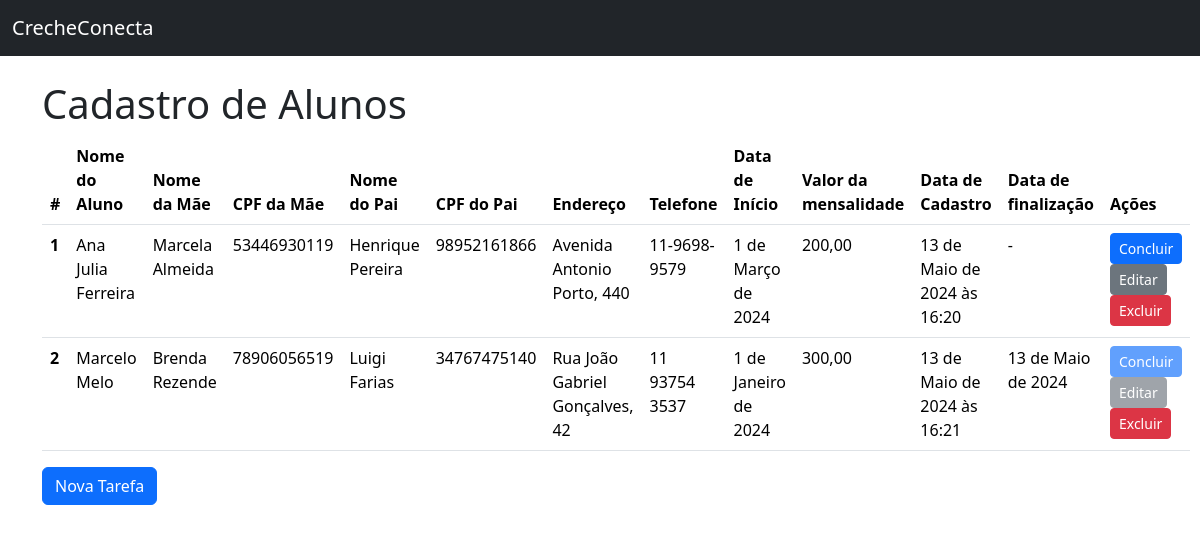
The page / on the database its author committed.
### todos/models.py (models this page shows, shortened)
class Todo(models.Model):
    nome_aluno = models.CharField(verbose_name="Nome do Aluno",max_length=100, null=False, blank=False) # valores no formato texto
    nome_mae = models.CharField(verbose_name="Nome da Mãe",max_length=100, null=False, blank=False) # valores no formato texto
    cpf_mae = models.CharField(verbose_name="CPF da Mãe",max_length=100, null=False, blank=False) # valores no formato texto
    nome_pai = models.CharField(verbose_name="Nome do Pai",max_length=100, null=False, blank=False) # valores no formato texto
    cpf_pai = models.CharField(verbose_name="CPF do Pai",max_length=100, null=False, blank=False) # valores no formato texto
    endereco = models.CharField(verbose_name="Endereço",max_length=100, null=False, blank=False) # valores no formato texto
    telefone = models.CharField(verbose_name="Telefone",max_length=100, null=False, blank=False) # valores no formato texto
    dt_inicio = models.DateField(null=False, blank=False)
    mensalidade = models.CharField(verbose_name="Mensalidade",max_length=100, null=False, blank=False) # valores no formato texto
    created_at = models.DateTimeField(auto_now_add=True, null=False, blank=False) #criar o campo que criado automaticamente na data e hora que foi feito o cadastro
    finished_at = models.DateField(null=True) #pode ficar em branco
    class Meta:
        ordering = ["nome_aluno"]

### todos/views.py (the view)
# urls.py: path("", TodoListView.as_view(), name="todo_list"),
class TodoListView(ListView):
    model = Todo

### todos/templates/todos/todo_list.html (shortened to what this page needs)
{% extends 'base.html' %}
{% block content %}
            <h1>Cadastro de Alunos</h1>
            {% if todo_list %}
                <table class="table">
                    <thead>
                        <tr>
                        <th scope="col">#</th>
                        <th scope="col">Nome do Aluno</th>
                        <th scope="col">Nome da Mãe</th>
                        <th scope="col">CPF da Mãe</th>
                        <th scope="col">Nome do Pai</th>
                        <th scope="col">CPF do Pai</th>
                        <th scope="col">Endereço</th>
                        <th scope="col">Telefone</th>
                        <th scope="col">Data de Início</th>
                        <th scope="col">Valor da mensalidade</th>
                        <th scope="col">Data de Cadastro</th>
                        <th scope="col">Data de finalização</th>
                        <th scope="col">Ações</th>
                        </tr>
                    </thead>
                    <tbody>
                        {% for todo in todo_list %}
                            <tr>
                                <th scope="row"> {{ todo.id }}</th>
                                <td>{{ todo.nome_aluno }}</td>
                                <td>{{ todo.nome_mae }}</td>
                                <td>{{ todo.cpf_mae }}</td>
                                <td>{{ todo.nome_pai|default:"-" }}</td>
                                <td>{{ todo.cpf_pai|default:"-" }}</td>
                                <td>{{ todo.endereco }}</td>
                                <td>{{ todo.telefone }}</td>
                                <td>{{ todo.dt_inicio  }}</td>
                                <td>{{ todo.mensalidade }}</td>
                                <td>{{ todo.created_at }}</td>
                                <td>{{ todo.finished_at|default:"-" }}</td>
                                <td>
                                        <a
                                            href="{% url 'todo_complete' pk=todo.pk %}"
                                            class="btn btn-primary btn-sm {% if todo.finished_at %}disabled{% endif %}"
                                        >
                                            Concluir
                                        </a>
                                        <a href="{% url 'todo_update' pk=todo.pk %}"
                                        class="btn btn-secondary btn-sm {% if todo.finished_at %}disabled{% endif %}"
                                        >
                                            Editar
                                        </a>
                                        <a href="{% url 'todo_delete' pk=todo.pk %}" class="btn btn-danger btn-sm">Excluir</a>
                                    </td>
                                </tr>
                            {% endfor %}
                        </tbody>
                    </table>
            {% else %}
                <p>Não há alunos cadastrados</p>
            {% endif %}
            <a href="{% url 'todo_create' %}" class="btn btn-primary">Nova Tarefa</a>
{% endblock content %}

### todos/templates/base.html (shortened to what this page needs)
<!doctype html>
<html lang="pt-br">
  <head>
    <link href="https://cdn.jsdelivr.net/npm/bootstrap@5.3.3/dist/css/bootstrap.min.css" rel="stylesheet">
  </head>
  <body>
        <nav class="navbar bg-dark mb-4" data-bs-theme="dark">
            <div class="container-fluid">
                <a class="navbar-brand" href=""{% url 'todo_list' %}">CrecheConecta</a>
            </div>
        </nav>
        <main class="container">
            {% block content %} {% endblock content %}
        </main>
  </body>
</html>

### rows shown on the page
Todo: id "1", nome_aluno "Ana Julia Ferreira", nome_mae "Marcela Almeida", cpf_mae "53446930119", nome_pai "Henrique Pereira", cpf_pai "98952161866", endereco "Avenida Antonio Porto, 440", telefone "11-9698-9579", dt_inicio "1 de Março de 2024", mensalidade "200,00", created_at "13 de Maio de 2024 às 16:20", finished_at "-"
Todo: id "2", nome_aluno "Marcelo Melo", nome_mae "Brenda Rezende", cpf_mae "78906056519", nome_pai "Luigi Farias", cpf_pai "34767475140", endereco "Rua João Gabriel Gonçalves, 42", telefone "11 93754 3537", dt_inicio "1 de Janeiro de 2024", mensalidade "300,00", created_at "13 de Maio de 2024 às 16:21", finished_at "13 de Maio de 2024"
